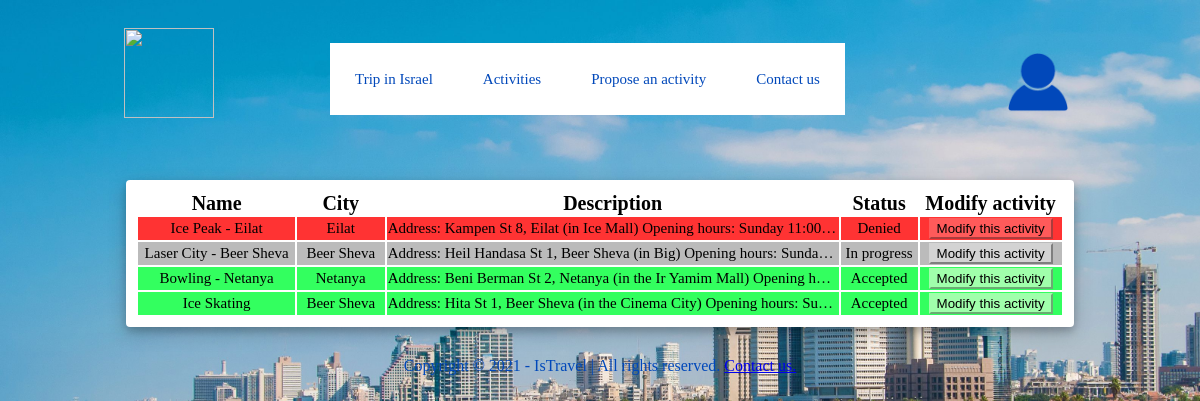
The page /my_activities_page.php (signed in) on the database its author committed.
### tables this page shows
CREATE TABLE `activities` (
  `Id` int(11) NOT NULL,
  `email` varchar(255) NOT NULL,
  `activity_name` varchar(255) NOT NULL,
  `city` varchar(255) NOT NULL,
  `description` text NOT NULL,
  `image` varchar(255) NOT NULL,
  `status` varchar(255) NOT NULL
);

### my_activities_page.php (the view, shortened to what this page needs)
<!DOCTYPE html>
<html lang="fr" dir="ltr">
	<head>
	</head>
	<body>
		<header>
			<?php require_once 'header.php'; ?>
		</header>
		<main>
			<content>
        <table>
          <th>Name</th>
          <th>City</th>
          <th>Description</th>
          <th>Status</th>
					<th>Modify activity</th>
        <?php
					$q = $db->prepare("SELECT * FROM activities WHERE email=:email ORDER BY Id DESC LIMIT 50");
					$q->execute([
						'email' => $_SESSION['Mail']
					]);
					$result = $q->fetchall();
					foreach ($result as $res) {
						if ($res['status'] == 'In progress') {
							?>
								<tr id="activtiy_table" class="activtiy_table" style="background-color:rgb(187, 187, 187)">
									<td id="activity_name">	<?php echo $res['activity_name'];	?>	</td>
									<td id="activity_city">	<?php echo $res['city'];	?>	</td>
									<td id="activity_description">	<?php echo $res['description'];	?>	</td>
									<td id="activity_status">	<?php echo $res['status'];	?>	</td>
									<td id="activity_modify">
										<form method="post" action="/IsTravel/modify_activity_page.php">
											<input type="submit" name="formsend_to_modify_activty" class="formsend_to_modify_activty" id="formsend_to_modify_activty" value="Modify this activity" style="background-color:rgb(211, 211, 211); border-color:rgb(211, 211, 211); ">
										</form>
									</td>
								</tr>
							<?php
						} else if ($res['status'] == 'Accepted') {
							?>
								<tr id="activtiy_table" class="activtiy_table" style="background-color:rgb(51, 255, 95)">
									<td id="activity_name">	<?php echo $res['activity_name'];	?>	</td>
									<td id="activity_city">	<?php echo $res['city'];	?>	</td>
									<td id="activity_description">	<?php echo $res['description'];	?>	</td>
									<td id="activity_status">	<?php echo $res['status'];	?>	</td>
									<td id="activity_modify">
										<form method="post" action="/IsTravel/modify_activity_page.php">
											<input type="submit" name="formsend_to_modify_activty" class="formsend_to_modify_activty" id="formsend_to_modify_activty" value="Modify this activity" style="background-color:rgb(160, 255, 171); border-color:rgb(160, 255, 171); ">
										</form>
									</td>
								</tr>
							<?php
						} else if ($res['status'] == 'Denied') {
							?>
								<tr id="activtiy_table" class="activtiy_table" style="background-color:rgb(255, 51, 51)">
									<td id="activity_name">	<?php echo $res['activity_name'];	?>	</td>
									<td id="activity_city">	<?php echo $res['city'];	?>	</td>
									<td id="activity_description">	<?php echo $res['description'];	?>	</td>
									<td id="activity_status">	<?php echo $res['status'];	?>	</td>
									<td id="activity_modify">
										<form method="post" action="/IsTravel/modify_activity_page.php">
											<input type="submit" name="formsend_to_modify_activty" class="formsend_to_modify_activty" id="formsend_to_modify_activty" value="Modify this activity" style="background-color:rgb(255, 90, 90); border-color:rgb(255, 90, 90); ">
										</form>
									</td>
								</tr>
							<?php
						}
					}
        ?>
        </table>
      </content>
    </main>
    <footer>
      <?php require_once 'footer.php'; ?>
    </footer>
  </body>
</html>

### my_activities_page.php (style rules this page uses)
table { margin-top:30px; margin-left:10%; margin-right:10%; margin-bottom: 30px; padding:10px; width:80%; text-align:center; background-color: white; box-shadow: 0 4px 8px 0 rgba(0, 0, 0, 0.2), 0 6px 20px 0 rgba(0, 0, 0, 0.19); height: fit-content; overflow:hidden; border-radius: 4px; line-height: 130%; }
th { font-family:'sporo'; font-size :20px; margin:15px; }
td { color:black; font-size :15px; }
table td { overflow: hidden; text-overflow: ellipsis; white-space: nowrap; }
#activity_name { max-width: 200px; }
#activity_city { min-width: 80px; max-width: 80px; }
#activity_description { max-width: 420px; }
#activity_status { min-width: 70px; max-width: 70px; }
#activity_modify { min-width: 30px; max-width: 30px; }

### header.php (style rules this page uses)
body { background-image: url("/IsTravel/img/wallpaper.jpg"); background-repeat: no-repeat; background-attachment: fixed; background-size: cover; }

### rows shown on the page
activities: activity_name "Ice Peak - Eilat", city "Eilat", description "Address: Kampen St 8, Eilat (in Ice Mall) Opening hours: Sunday 11:00…", status "Denied"
activities: activity_name "Laser City - Beer Sheva", city "Beer Sheva", description "Address: Heil Handasa St 1, Beer Sheva (in Big) Opening hours: Sunda…", status "In progress"
activities: activity_name "Bowling - Netanya", city "Netanya", description "Address: Beni Berman St 2, Netanya (in the Ir Yamim Mall) Opening h…", status "Accepted"
activities: activity_name "Ice Skating", city "Beer Sheva", description "Address: Hita St 1, Beer Sheva (in the Cinema City) Opening hours: Su…", status "Accepted"
